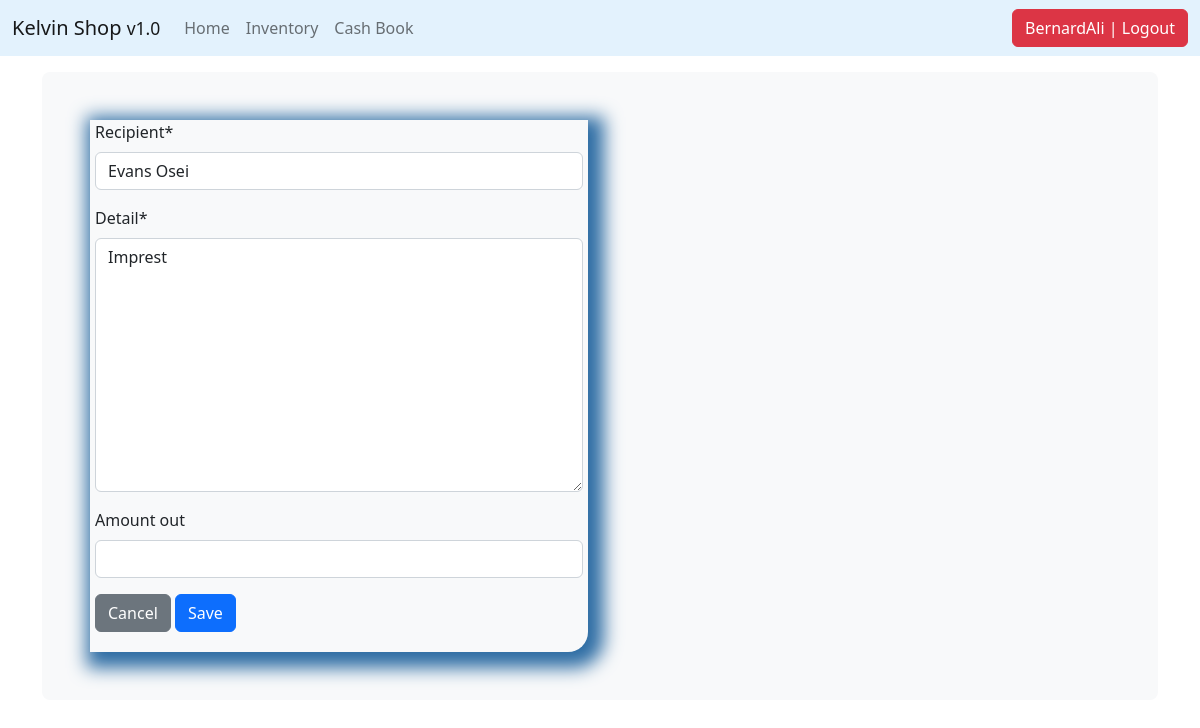
Before: /issue_cash/1/ (signed in) with the older database file.
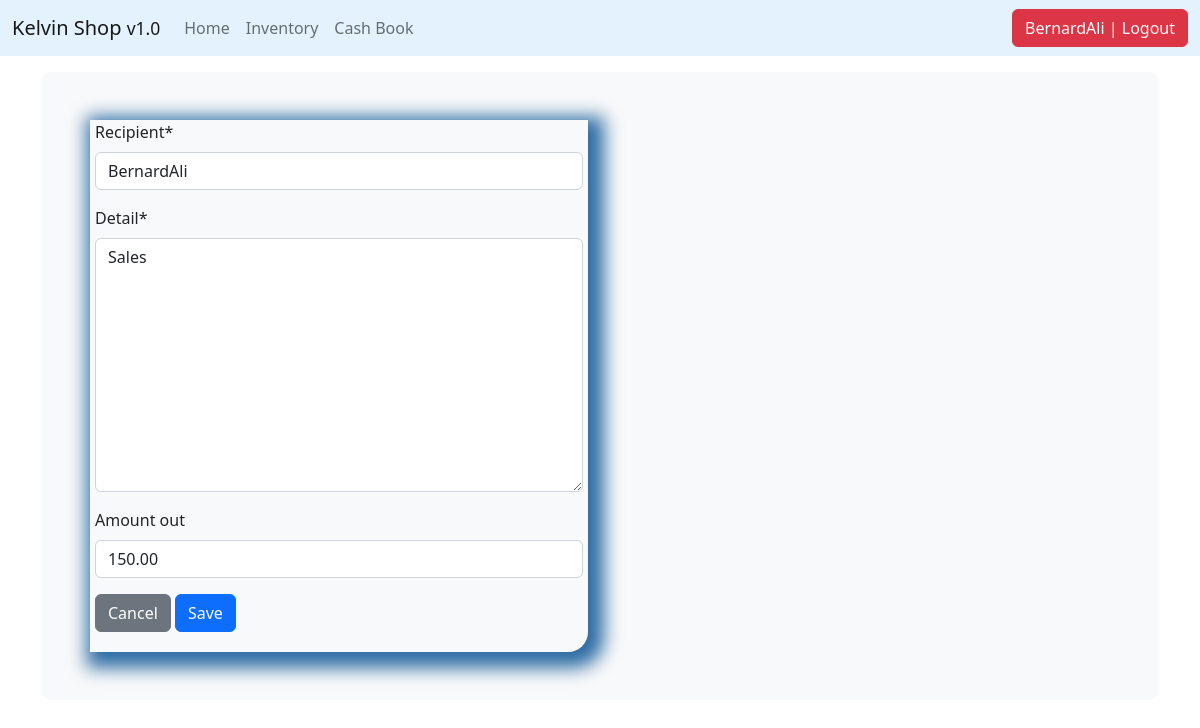
After: the same page with the newer database file.
### core/models.py (models this page shows, shortened)
class Cash(models.Model):
    category = models.CharField(max_length=50, blank=True, null=True, choices=CASH_CHOICE)
    recipient = models.CharField(max_length=50)
    detail = models.TextField(max_length=50)
    created_on = models.DateTimeField(auto_now_add=True)
    amount_in = models.DecimalField(max_digits=10, decimal_places=2, blank=True, null=True)
    amount_out = models.DecimalField(max_digits=10, decimal_places=2, blank=True, null=True)
    impriest_level = models.DecimalField(max_digits=10, decimal_places=2, blank=True, null=True)
    balance = models.DecimalField(max_digits=10, decimal_places=2, blank=True, null=True)
    issue_by = models.CharField(max_length=50, blank=True, null=True)
    export_to_CSV = models.BooleanField(default=False)
    last_updated = models.DateTimeField(auto_now=True)

### core/views.py (the view, shortened to what this page needs)
# urls.py: path('issue_cash/<str:pk>/', views.issue_cash, name="issue_cash"),
@login_required
def issue_cash(request, pk):
    queryset = Cash.objects.get(id=pk)
    form = IssueCashForm(request.POST or None, instance=queryset)
    context = {
        "queryset": queryset,
        "form": form,
        "username": 'Issue By: ' + str(request.user),
    }
    return render(request, "add_item.html", context)

### core/forms.py
class IssueCashForm(forms.ModelForm):
    class Meta:
        model = Cash
        fields =["recipient", "detail", "amount_out"]

### templates/add_item.html
{% extends 'base.html' %}
{% load crispy_forms_tags %}
{% block content %}
<div class="row">
    <div class="col-sm-6">
        <div class="display_table">
        <form method='POST' action=''>{% csrf_token %}
            {{form|crispy}}
            <a href="/list_items"><div class="btn btn-secondary">Cancel</div></a>
            <input type="submit" value='Save' class="btn btn-primary"/>
        </form>
        </div>
    </div>
</div>
{% endblock %}

Changed rows visible on the page:
changed Cash: recipient "Evans Osei" → "BernardAli"; detail "Imprest" → "Sales"; amount_out (not shown) → "150.00"
